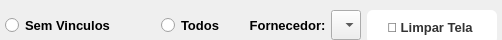
     <widget class="QWidget" name="widget_6" native="true">
      <property name="minimumSize">
       <size>
        <width>0</width>
        <height>40</height>
       </size>
      </property>
      <property name="maximumSize">
       <size>
        <width>16777215</width>
        <height>40</height>
       </size>
      </property>
      <property name="layoutDirection">
       <enum>Qt::LeftToRight</enum>
      </property>
      <layout class="QHBoxLayout" name="horizontalLayout_4">
       <property name="leftMargin">
        <number>0</number>
       </property>
       <property name="topMargin">
        <number>10</number>
       </property>
       <property name="rightMargin">
        <number>0</number>
       </property>
       <property name="bottomMargin">
        <number>0</number>
       </property>
       <item>
        <widget class="QWidget" name="widget_7" native="true">
         <property name="minimumSize">
          <size>
           <width>0</width>
           <height>30</height>
          </size>
         </property>
         <property name="maximumSize">
          <size>
           <width>16777215</width>
           <height>30</height>
          </size>
         </property>
         <property name="styleSheet">
          <string notr="true"/>
         </property>
         <layout class="QHBoxLayout" name="horizontalLayout_5">
          <property name="spacing">
           <number>6</number>
          </property>
          <property name="leftMargin">
           <number>5</number>
          </property>
          <property name="topMargin">
           <number>0</number>
          </property>
          <property name="rightMargin">
           <number>5</number>
          </property>
          <property name="bottomMargin">
           <number>0</number>
          </property>
          <item>
           <widget class="QRadioButton" name="radio_SemVinculo">
            <property name="sizePolicy">
             <sizepolicy hsizetype="Preferred" vsizetype="Preferred">
              <horstretch>0</horstretch>
              <verstretch>0</verstretch>
             </sizepolicy>
            </property>
            <property name="minimumSize">
             <size>
              <width>150</width>
              <height>0</height>
             </size>
            </property>
            <property name="maximumSize">
             <size>
              <width>150</width>
              <height>16777215</height>
             </size>
            </property>
            <property name="font">
             <font>
              <family>Segoe UI</family>
              <pointsize>10</pointsize>
              <weight>75</weight>
              <bold>true</bold>
             </font>
            </property>
            <property name="text">
             <string>Sem Vinculos</string>
            </property>
           </widget>
          </item>
          <item>
           <widget class="QRadioButton" name="radio_Todos">
            <property name="sizePolicy">
             <sizepolicy hsizetype="Preferred" vsizetype="Preferred">
              <horstretch>0</horstretch>
              <verstretch>0</verstretch>
             </sizepolicy>
            </property>
            <property name="minimumSize">
             <size>
              <width>60</width>
              <height>0</height>
             </size>
            </property>
            <property name="maximumSize">
             <size>
              <width>60</width>
              <height>16777215</height>
             </size>
            </property>
            <property name="font">
             <font>
              <family>Segoe UI</family>
              <pointsize>10</pointsize>
              <weight>75</weight>
              <bold>true</bold>
             </font>
            </property>
            <property name="text">
             <string>Todos</string>
            </property>
           </widget>
          </item>
          <item>
           <widget class="QLabel" name="label">
            <property name="text">
             <string/>
            </property>
           </widget>
          </item>
         </layout>
        </widget>
       </item>
       <item>
        <widget class="QWidget" name="widget_9" native="true">
         <property name="minimumSize">
          <size>
           <width>0</width>
           <height>30</height>
          </size>
         </property>
         <property name="maximumSize">
          <size>
           <width>16777215</width>
           <height>30</height>
          </size>
         </property>
         <property name="styleSheet">
          <string notr="true"/>
         </property>
         <layout class="QHBoxLayout" name="horizontalLayout_7">
          <property name="spacing">
           <number>6</number>
          </property>
          <property name="leftMargin">
           <number>5</number>
          </property>
          <property name="topMargin">
           <number>0</number>
          </property>
          <property name="rightMargin">
           <number>5</number>
          </property>
          <property name="bottomMargin">
           <number>0</number>
          </property>
          <item>
           <widget class="QLabel" name="label_3">
            <property name="minimumSize">
             <size>
              <width>75</width>
              <height>0</height>
             </size>
            </property>
            <property name="maximumSize">
             <size>
              <width>75</width>
              <height>16777215</height>
             </size>
            </property>
            <property name="font">
             <font>
              <family>Segoe UI</family>
              <pointsize>10</pointsize>
              <weight>75</weight>
              <bold>true</bold>
             </font>
            </property>
            <property name="text">
             <string>Fornecedor:</string>
            </property>
            <property name="alignment">
             <set>Qt::AlignCenter</set>
            </property>
           </widget>
          </item>
          <item>
           <widget class="QComboBox" name="combo_Fornecedor">
            <property name="sizePolicy">
             <sizepolicy hsizetype="Preferred" vsizetype="Preferred">
              <horstretch>0</horstretch>
              <verstretch>0</verstretch>
             </sizepolicy>
            </property>
            <property name="minimumSize">
             <size>
              <width>0</width>
              <height>0</height>
             </size>
            </property>
            <property name="maximumSize">
             <size>
              <width>16777215</width>
              <height>16777215</height>
             </size>
            </property>
            <property name="font">
             <font>
              <family>Segoe UI</family>
              <pointsize>10</pointsize>
             </font>
            </property>
            <property name="styleSheet">
             <string notr="true">background-color: rgb(255, 255, 255);
QGroupBox {
    border: 1px solid #dcdcdc;
    border-radius: 4px;
    margin-top: 10px;
}</string>
            </property>
            <item>
             <property name="text">
              <string/>
             </property>
            </item>
           </widget>
          </item>
          <item>
           <widget class="QPushButton" name="btn_limpar">
            <property name="sizePolicy">
             <sizepolicy hsizetype="Fixed" vsizetype="Fixed">
              <horstretch>0</horstretch>
              <verstretch>0</verstretch>
             </sizepolicy>
            </property>
            <property name="minimumSize">
             <size>
              <width>130</width>
              <height>34</height>
             </size>
            </property>
            <property name="maximumSize">
             <size>
              <width>130</width>
              <height>16777215</height>
             </size>
            </property>
            <property name="font">
             <font>
              <family>Segoe UI</family>
              <pointsize>10</pointsize>
              <weight>75</weight>
              <bold>true</bold>
              <kerning>true</kerning>
             </font>
            </property>
            <property name="cursor">
             <cursorShape>PointingHandCursor</cursorShape>
            </property>
            <property name="styleSheet">
             <string notr="true">QPushButton {
    min-height: 34px;
    padding: 0 16px;
    border-radius: 6px;
    font-size: 10pt;
}

QPushButton {
    background-color: #ffffff;
    color: #333333;
}

QPushButton:hover {
    background-color: #f5f7fa;
}

QPushButton {
    padding-left: 12px;
    padding-right: 16px;
}</string>
            </property>
            <property name="text">
             <string>🔄 Limpar Tela</string>
            </property>
            <property name="icon">
             <iconset>
              <normaloff>&lt;?xml version=&quot;1.0&quot; encoding=&quot;UTF-8&quot;?&gt;</normaloff>&lt;?xml version=&quot;1.0&quot; encoding=&quot;UTF-8&quot;?&gt;</iconset>
            </property>
           </widget>
          </item>
         </layout>
        </widget>
       </item>
      </layout>
     </widget>
